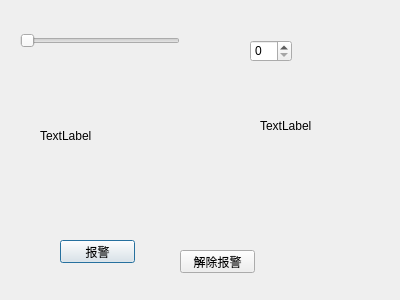
<?xml version="1.0" encoding="UTF-8"?>
<ui version="4.0">
 <class>Dialog</class>
 <widget class="QDialog" name="Dialog">
  <property name="geometry">
   <rect>
    <x>0</x>
    <y>0</y>
    <width>400</width>
    <height>300</height>
   </rect>
  </property>
  <property name="windowTitle">
   <string>Dialog</string>
  </property>
  <widget class="QSpinBox" name="spinBox">
   <property name="geometry">
    <rect>
     <x>250</x>
     <y>40</y>
     <width>42</width>
     <height>22</height>
    </rect>
   </property>
   <property name="maximum">
    <number>360</number>
   </property>
  </widget>
  <widget class="QSlider" name="horizontalSlider">
   <property name="geometry">
    <rect>
     <x>20</x>
     <y>30</y>
     <width>160</width>
     <height>22</height>
    </rect>
   </property>
   <property name="orientation">
    <enum>Qt::Horizontal</enum>
   </property>
  </widget>
  <widget class="QPushButton" name="pushButton">
   <property name="geometry">
    <rect>
     <x>60</x>
     <y>240</y>
     <width>75</width>
     <height>23</height>
    </rect>
   </property>
   <property name="text">
    <string>报警</string>
   </property>
  </widget>
  <widget class="QPushButton" name="pushButton_2">
   <property name="geometry">
    <rect>
     <x>180</x>
     <y>250</y>
     <width>75</width>
     <height>23</height>
    </rect>
   </property>
   <property name="text">
    <string>解除报警</string>
   </property>
  </widget>
  <widget class="QLabel" name="label">
   <property name="geometry">
    <rect>
     <x>40</x>
     <y>70</y>
     <width>61</width>
     <height>131</height>
    </rect>
   </property>
   <property name="text">
    <string>TextLabel</string>
   </property>
  </widget>
  <widget class="QLabel" name="warning">
   <property name="geometry">
    <rect>
     <x>260</x>
     <y>80</y>
     <width>71</width>
     <height>91</height>
    </rect>
   </property>
   <property name="text">
    <string>TextLabel</string>
   </property>
  </widget>
 </widget>
 <layoutdefault spacing="6" margin="11"/>
 <resources/>
 <connections/>
</ui>
